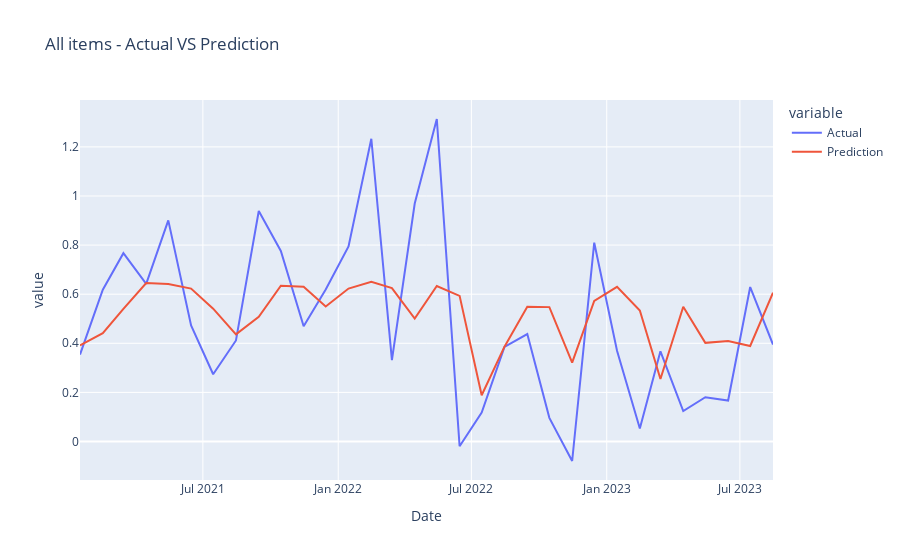
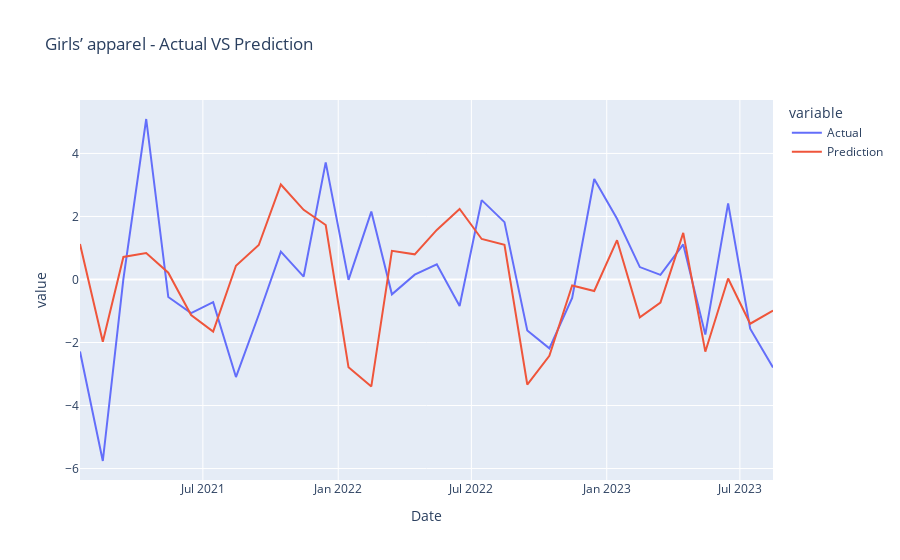
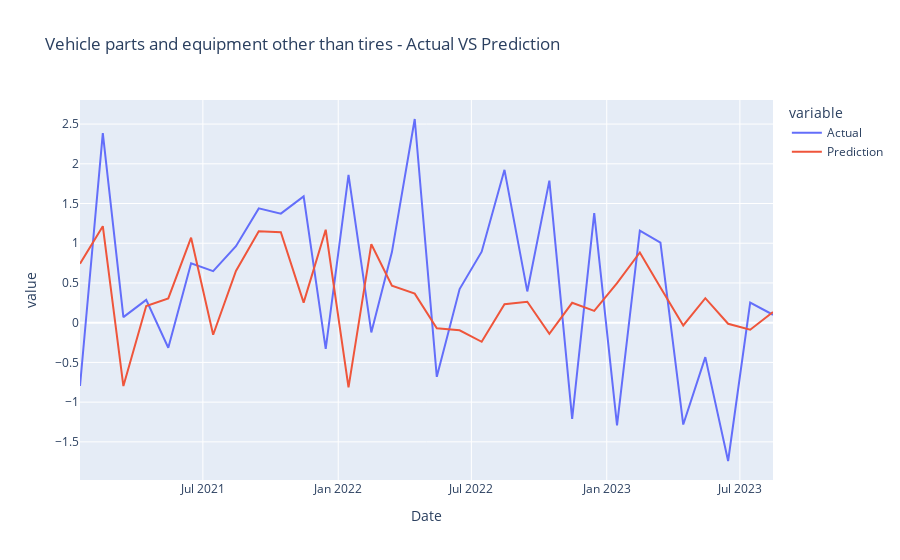
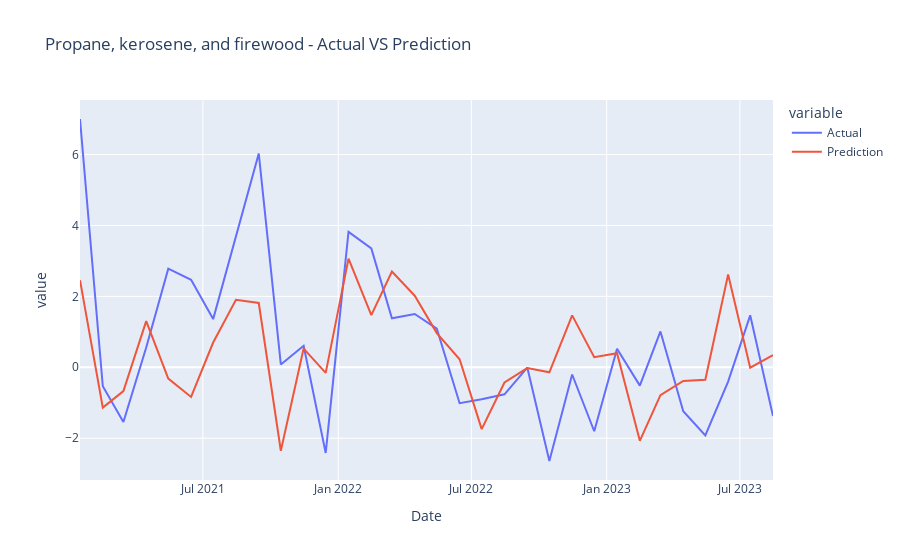

Write notebook code for charts like these, in order.
### Code cell
plot_results(all_data_test_dict, categories_with_highest_diff)

### Figure 1 — Plotly figure (JSON) as saved in the notebook; plotly's stock layout.template omitted (floating-point values rounded to 4 significant figures)
{"data": [{"hovertemplate": "variable=Actual<br>Date=%{x}<br>value=%{y}<extra></extra>", "legendgroup": "Actual", "line": {"color": "#636efa", "dash": "solid"}, "marker": {"symbol": "circle"}, "mode": "lines", "name": "Actual", "orientation": "v", "showlegend": true, "type": "scatter", "x": ["2021-01-15", "2021-02-15", "2021-03-15", "2021-04-15", "2021-05-15", "2021-06-15", "2021-07-15", "2021-08-15", "2021-09-15", "2021-10-15", "2021-11-15", "2021-12-15", "2022-01-15", "2022-02-15", "2022-03-15", "2022-04-15", "2022-05-15", "2022-06-15", "2022-07-15", "2022-08-15", "2022-09-15", "2022-10-15", "2022-11-15", "2022-12-15", "2023-01-15", "2023-02-15", "2023-03-15", "2023-04-15", "2023-05-15", "2023-06-15", "2023-07-15", "2023-08-15"], "xaxis": "x", "y": [0.354, 0.6182, 0.7671, 0.6422, 0.9008, 0.4727, 0.274, 0.4116, 0.9389, 0.7761, 0.4694, 0.6194, 0.7945, 1.233, 0.3314, 0.9691, 1.314, -0.0193, 0.1181, 0.3852, 0.4374, 0.09624, -0.07947, 0.8098, 0.3693, 0.05303, 0.3671, 0.124, 0.1802, 0.1667, 0.6292, 0.3949], "yaxis": "y"}, {"hovertemplate": "variable=Prediction<br>Date=%{x}<br>value=%{y}<extra></extra>", "legendgroup": "Prediction", "line": {"color": "#EF553B", "dash": "solid"}, "marker": {"symbol": "circle"}, "mode": "lines", "name": "Prediction", "orientation": "v", "showlegend": true, "type": "scatter", "x": ["2021-01-15", "2021-02-15", "2021-03-15", "2021-04-15", "2021-05-15", "2021-06-15", "2021-07-15", "2021-08-15", "2021-09-15", "2021-10-15", "2021-11-15", "2021-12-15", "2022-01-15", "2022-02-15", "2022-03-15", "2022-04-15", "2022-05-15", "2022-06-15", "2022-07-15", "2022-08-15", "2022-09-15", "2022-10-15", "2022-11-15", "2022-12-15", "2023-01-15", "2023-02-15", "2023-03-15", "2023-04-15", "2023-05-15", "2023-06-15", "2023-07-15", "2023-08-15"], "xaxis": "x", "y": [0.3914, 0.4413, 0.5398, 0.6451, 0.6418, 0.6227, 0.5408, 0.4362, 0.5077, 0.6347, 0.6301, 0.5498, 0.6229, 0.6502, 0.6248, 0.5006, 0.6335, 0.5932, 0.1884, 0.3861, 0.5487, 0.5473, 0.321, 0.5728, 0.6298, 0.5335, 0.2544, 0.549, 0.4018, 0.4097, 0.389, 0.6061], "yaxis": "y"}], "layout": {"legend": {"title": {"text": "variable"}, "tracegroupgap": 0}, "title": {"text": "All items - Actual VS Prediction"}, "xaxis": {"anchor": "y", "domain": [0, 1], "title": {"text": "Date"}}, "yaxis": {"anchor": "x", "domain": [0, 1], "title": {"text": "value"}}}}

### Figure 2 — Plotly figure (JSON) as saved in the notebook; plotly's stock layout.template omitted (floating-point values rounded to 4 significant figures)
{"data": [{"hovertemplate": "variable=Actual<br>Date=%{x}<br>value=%{y}<extra></extra>", "legendgroup": "Actual", "line": {"color": "#636efa", "dash": "solid"}, "marker": {"symbol": "circle"}, "mode": "lines", "name": "Actual", "orientation": "v", "showlegend": true, "type": "scatter", "x": ["2021-01-15", "2021-02-15", "2021-03-15", "2021-04-15", "2021-05-15", "2021-06-15", "2021-07-15", "2021-08-15", "2021-09-15", "2021-10-15", "2021-11-15", "2021-12-15", "2022-01-15", "2022-02-15", "2022-03-15", "2022-04-15", "2022-05-15", "2022-06-15", "2022-07-15", "2022-08-15", "2022-09-15", "2022-10-15", "2022-11-15", "2022-12-15", "2023-01-15", "2023-02-15", "2023-03-15", "2023-04-15", "2023-05-15", "2023-06-15", "2023-07-15", "2023-08-15"], "xaxis": "x", "y": [-2.287, -5.76, 0.02102, 5.093, -0.5549, -1.066, -0.7183, -3.097, -1.119, 0.8835, 0.09299, 3.718, -0.0112, 2.156, -0.4713, 0.152, 0.4835, -0.8429, 2.518, 1.82, -1.619, -2.186, -0.5853, 3.19, 1.928, 0.3939, 0.1461, 1.112, -1.75, 2.415, -1.564, -2.796], "yaxis": "y"}, {"hovertemplate": "variable=Prediction<br>Date=%{x}<br>value=%{y}<extra></extra>", "legendgroup": "Prediction", "line": {"color": "#EF553B", "dash": "solid"}, "marker": {"symbol": "circle"}, "mode": "lines", "name": "Prediction", "orientation": "v", "showlegend": true, "type": "scatter", "x": ["2021-01-15", "2021-02-15", "2021-03-15", "2021-04-15", "2021-05-15", "2021-06-15", "2021-07-15", "2021-08-15", "2021-09-15", "2021-10-15", "2021-11-15", "2021-12-15", "2022-01-15", "2022-02-15", "2022-03-15", "2022-04-15", "2022-05-15", "2022-06-15", "2022-07-15", "2022-08-15", "2022-09-15", "2022-10-15", "2022-11-15", "2022-12-15", "2023-01-15", "2023-02-15", "2023-03-15", "2023-04-15", "2023-05-15", "2023-06-15", "2023-07-15", "2023-08-15"], "xaxis": "x", "y": [1.123, -1.973, 0.7153, 0.8413, 0.2159, -1.129, -1.654, 0.4368, 1.095, 3.016, 2.211, 1.729, -2.786, -3.393, 0.9105, 0.7985, 1.572, 2.238, 1.286, 1.098, -3.333, -2.422, -0.1897, -0.3644, 1.248, -1.198, -0.7327, 1.479, -2.291, 0.03291, -1.404, -0.9854], "yaxis": "y"}], "layout": {"legend": {"title": {"text": "variable"}, "tracegroupgap": 0}, "title": {"text": "Girls’ apparel - Actual VS Prediction"}, "xaxis": {"anchor": "y", "domain": [0, 1], "title": {"text": "Date"}}, "yaxis": {"anchor": "x", "domain": [0, 1], "title": {"text": "value"}}}}

### Figure 3 — Plotly figure (JSON) as saved in the notebook; plotly's stock layout.template omitted (floating-point values rounded to 4 significant figures)
{"data": [{"hovertemplate": "variable=Actual<br>Date=%{x}<br>value=%{y}<extra></extra>", "legendgroup": "Actual", "line": {"color": "#636efa", "dash": "solid"}, "marker": {"symbol": "circle"}, "mode": "lines", "name": "Actual", "orientation": "v", "showlegend": true, "type": "scatter", "x": ["2021-01-15", "2021-02-15", "2021-03-15", "2021-04-15", "2021-05-15", "2021-06-15", "2021-07-15", "2021-08-15", "2021-09-15", "2021-10-15", "2021-11-15", "2021-12-15", "2022-01-15", "2022-02-15", "2022-03-15", "2022-04-15", "2022-05-15", "2022-06-15", "2022-07-15", "2022-08-15", "2022-09-15", "2022-10-15", "2022-11-15", "2022-12-15", "2023-01-15", "2023-02-15", "2023-03-15", "2023-04-15", "2023-05-15", "2023-06-15", "2023-07-15", "2023-08-15"], "xaxis": "x", "y": [-0.7973, 2.386, 0.07008, 0.2873, -0.3151, 0.7489, 0.6486, 0.9623, 1.439, 1.373, 1.589, -0.3291, 1.861, -0.1227, 0.8884, 2.564, -0.6819, 0.4227, 0.8939, 1.924, 0.3933, 1.789, -1.211, 1.379, -1.292, 1.16, 1.007, -1.282, -0.4337, -1.741, 0.2536, 0.09994], "yaxis": "y"}, {"hovertemplate": "variable=Prediction<br>Date=%{x}<br>value=%{y}<extra></extra>", "legendgroup": "Prediction", "line": {"color": "#EF553B", "dash": "solid"}, "marker": {"symbol": "circle"}, "mode": "lines", "name": "Prediction", "orientation": "v", "showlegend": true, "type": "scatter", "x": ["2021-01-15", "2021-02-15", "2021-03-15", "2021-04-15", "2021-05-15", "2021-06-15", "2021-07-15", "2021-08-15", "2021-09-15", "2021-10-15", "2021-11-15", "2021-12-15", "2022-01-15", "2022-02-15", "2022-03-15", "2022-04-15", "2022-05-15", "2022-06-15", "2022-07-15", "2022-08-15", "2022-09-15", "2022-10-15", "2022-11-15", "2022-12-15", "2023-01-15", "2023-02-15", "2023-03-15", "2023-04-15", "2023-05-15", "2023-06-15", "2023-07-15", "2023-08-15"], "xaxis": "x", "y": [0.7414, 1.214, -0.7981, 0.2093, 0.3055, 1.07, -0.1515, 0.6519, 1.15, 1.138, 0.2528, 1.17, -0.8132, 0.9878, 0.4643, 0.3654, -0.06949, -0.09572, -0.2405, 0.2321, 0.264, -0.1408, 0.25, 0.1488, 0.4977, 0.8833, 0.4438, -0.03438, 0.3085, -0.01334, -0.08793, 0.1354], "yaxis": "y"}], "layout": {"legend": {"title": {"text": "variable"}, "tracegroupgap": 0}, "title": {"text": "Vehicle parts and equipment other than tires - Actual VS Prediction"}, "xaxis": {"anchor": "y", "domain": [0, 1], "title": {"text": "Date"}}, "yaxis": {"anchor": "x", "domain": [0, 1], "title": {"text": "value"}}}}

### Figure 4 — Plotly figure (JSON) as saved in the notebook; plotly's stock layout.template omitted (floating-point values rounded to 4 significant figures)
{"data": [{"hovertemplate": "variable=Actual<br>Date=%{x}<br>value=%{y}<extra></extra>", "legendgroup": "Actual", "line": {"color": "#636efa", "dash": "solid"}, "marker": {"symbol": "circle"}, "mode": "lines", "name": "Actual", "orientation": "v", "showlegend": true, "type": "scatter", "x": ["2021-01-15", "2021-02-15", "2021-03-15", "2021-04-15", "2021-05-15", "2021-06-15", "2021-07-15", "2021-08-15", "2021-09-15", "2021-10-15", "2021-11-15", "2021-12-15", "2022-01-15", "2022-02-15", "2022-03-15", "2022-04-15", "2022-05-15", "2022-06-15", "2022-07-15", "2022-08-15", "2022-09-15", "2022-10-15", "2022-11-15", "2022-12-15", "2023-01-15", "2023-02-15", "2023-03-15", "2023-04-15", "2023-05-15", "2023-06-15", "2023-07-15", "2023-08-15"], "xaxis": "x", "y": [7.002, -0.5345, -1.544, 0.5562, 2.782, 2.465, 1.359, 3.72, 6.027, 0.08147, 0.6083, -2.415, 3.819, 3.354, 1.384, 1.504, 1.091, -1.012, -0.9004, -0.7631, -0.007359, -2.643, -0.2033, -1.803, 0.5229, -0.5172, 1.012, -1.24, -1.922, -0.4039, 1.465, -1.375], "yaxis": "y"}, {"hovertemplate": "variable=Prediction<br>Date=%{x}<br>value=%{y}<extra></extra>", "legendgroup": "Prediction", "line": {"color": "#EF553B", "dash": "solid"}, "marker": {"symbol": "circle"}, "mode": "lines", "name": "Prediction", "orientation": "v", "showlegend": true, "type": "scatter", "x": ["2021-01-15", "2021-02-15", "2021-03-15", "2021-04-15", "2021-05-15", "2021-06-15", "2021-07-15", "2021-08-15", "2021-09-15", "2021-10-15", "2021-11-15", "2021-12-15", "2022-01-15", "2022-02-15", "2022-03-15", "2022-04-15", "2022-05-15", "2022-06-15", "2022-07-15", "2022-08-15", "2022-09-15", "2022-10-15", "2022-11-15", "2022-12-15", "2023-01-15", "2023-02-15", "2023-03-15", "2023-04-15", "2023-05-15", "2023-06-15", "2023-07-15", "2023-08-15"], "xaxis": "x", "y": [2.456, -1.138, -0.6701, 1.303, -0.3164, -0.8357, 0.6984, 1.906, 1.813, -2.354, 0.5283, -0.1565, 3.065, 1.47, 2.698, 2.019, 0.9656, 0.2251, -1.744, -0.428, -0.02115, -0.1414, 1.464, 0.2844, 0.3983, -2.075, -0.7871, -0.3855, -0.3511, 2.615, -0.01292, 0.3414], "yaxis": "y"}], "layout": {"legend": {"title": {"text": "variable"}, "tracegroupgap": 0}, "title": {"text": "Propane, kerosene, and firewood - Actual VS Prediction"}, "xaxis": {"anchor": "y", "domain": [0, 1], "title": {"text": "Date"}}, "yaxis": {"anchor": "x", "domain": [0, 1], "title": {"text": "value"}}}}
